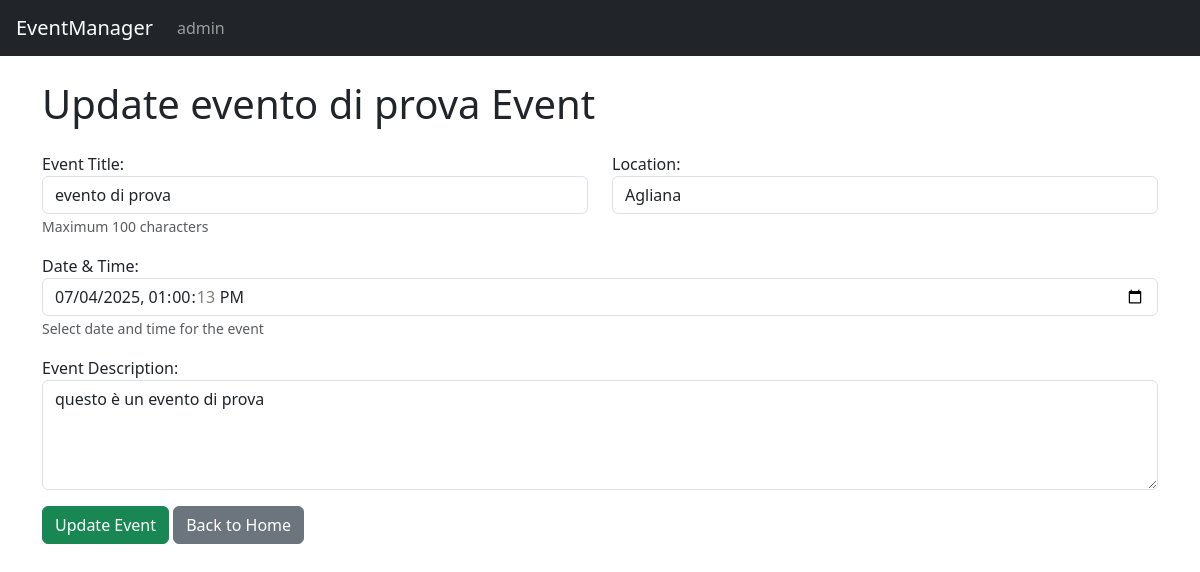
Before: /events/1/update/ (signed in) with the older database file.
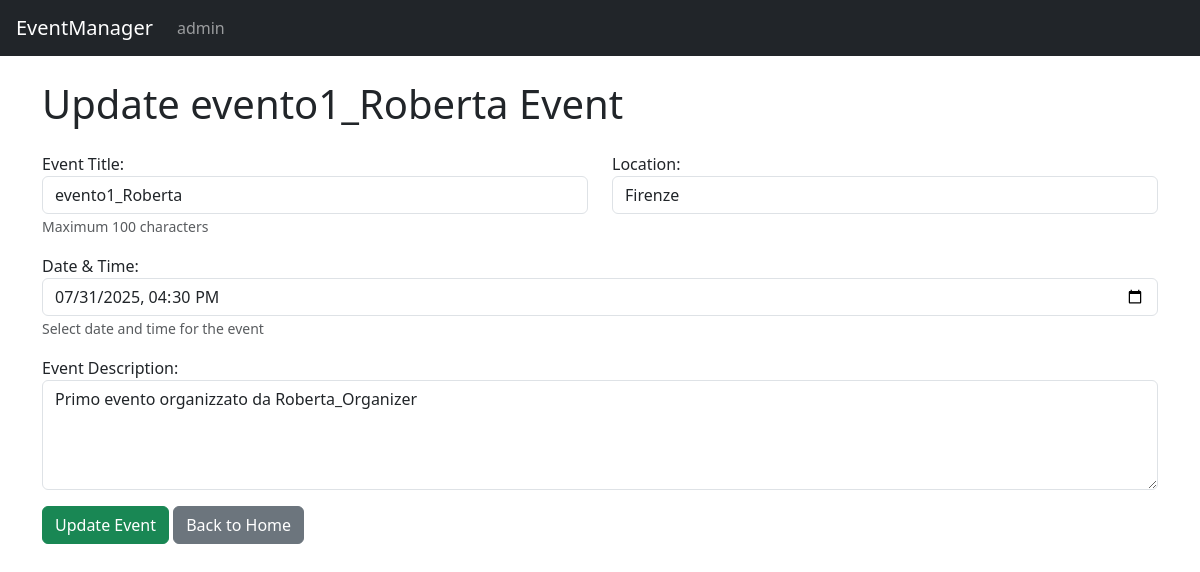
After: the same page with the newer database file.
### events/models.py (models this page shows, shortened)
class Event(models.Model):
    title = models.CharField(max_length=100, unique=True)
    description = models.TextField()
    date = models.DateTimeField()
    location = models.CharField(max_length=100)
    organizer = models.ForeignKey(
        settings.AUTH_USER_MODEL,
        on_delete=models.CASCADE,
        related_name='organized_events'
    )
    registrations = models.ManyToManyField(
        settings.AUTH_USER_MODEL,
        related_name='attending_events',
        blank=True
    )

### events/views.py (the view, shortened to what this page needs)
# urls.py: path('<int:event_id>/update/', views.update_event, name='update_event'),
@login_required
@permission_required('users.can_edit_own_event', raise_exception=True)
def update_event(request, event_id):
    event = Event.objects.get(id=event_id)
    return render(request, 'events/manage_event.html', {'form': EventForm(instance=event), 'event': event, 'update': True})

### events/templates/events/manage_event.html (shortened to what this page needs)
{% extends 'base.html' %}
{% block content %}
    {% if update%}
        <h1 class="mb-4">Update {{event.title}} Event</h1>
    {% else %}
        <h1 class="mb-4">Create a new Event</h1>
    {% endif %}
    <form method="post">
        <div class="row">
            <div class="col-md-6">
                <div class="mb-3">
                    {{ form.title.label_tag }}
                    {{ form.title }}
                    {% if form.title.help_text %}
                        <small class="form-text text-muted">{{ form.title.help_text }}</small>
                    {% endif %}
                </div>
            </div>
            <div class="col-md-6">
                <div class="mb-3">
                    {{ form.location.label_tag }}
                    {{ form.location }}
                </div>
            </div>
        </div>
        <div class="mb-3">
            {{ form.date.label_tag }}
            {{ form.date }}
            {% if form.date.help_text %}
                <small class="form-text text-muted">{{ form.date.help_text }}</small>
            {% endif %}
        </div>
        <div class="mb-3">
            {{ form.description.label_tag }}
            {{ form.description }}
        </div>
        <button type="submit" class="btn btn-success">{%if update%} Update {%else%} Create  {%endif%} Event</button>
        <a href="{% url 'home' %}" class="btn btn-secondary">Back to Home</a>
    </form>
{% endblock %}

Changed rows visible on the page:
changed Event: title "evento di prova" → "evento1_Roberta"; location "Agliana" → "Firenze"; date "07/04/2025 13:00:13" → "07/31/2025 16:30"; description "questo è un evento di prova" → "Primo evento organizzato da Roberta_Organizer"
